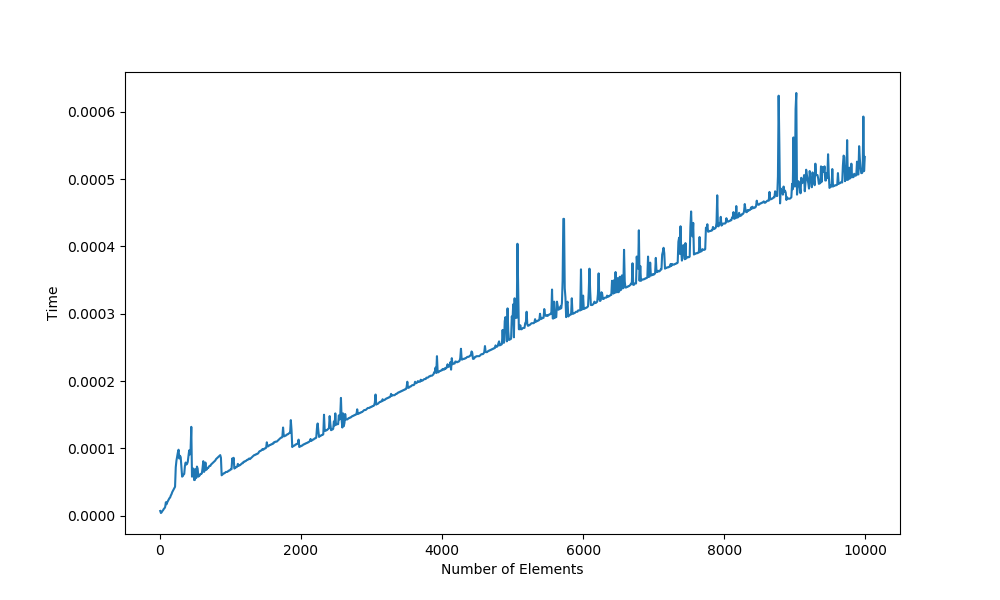

Reproduce this figure in Python.
import pandas as pd
import matplotlib.pyplot as plt
plt.style.use('default')

data = pd.read_csv("output.txt",sep="\t")

plt.tight_layout()
plt.figure(figsize=(10,6))
plt.plot(data["Number_of_Elements"], data["Times"])
plt.xlabel("Number of Elements")
plt.ylabel("Time")
plt.savefig("plot.png")

